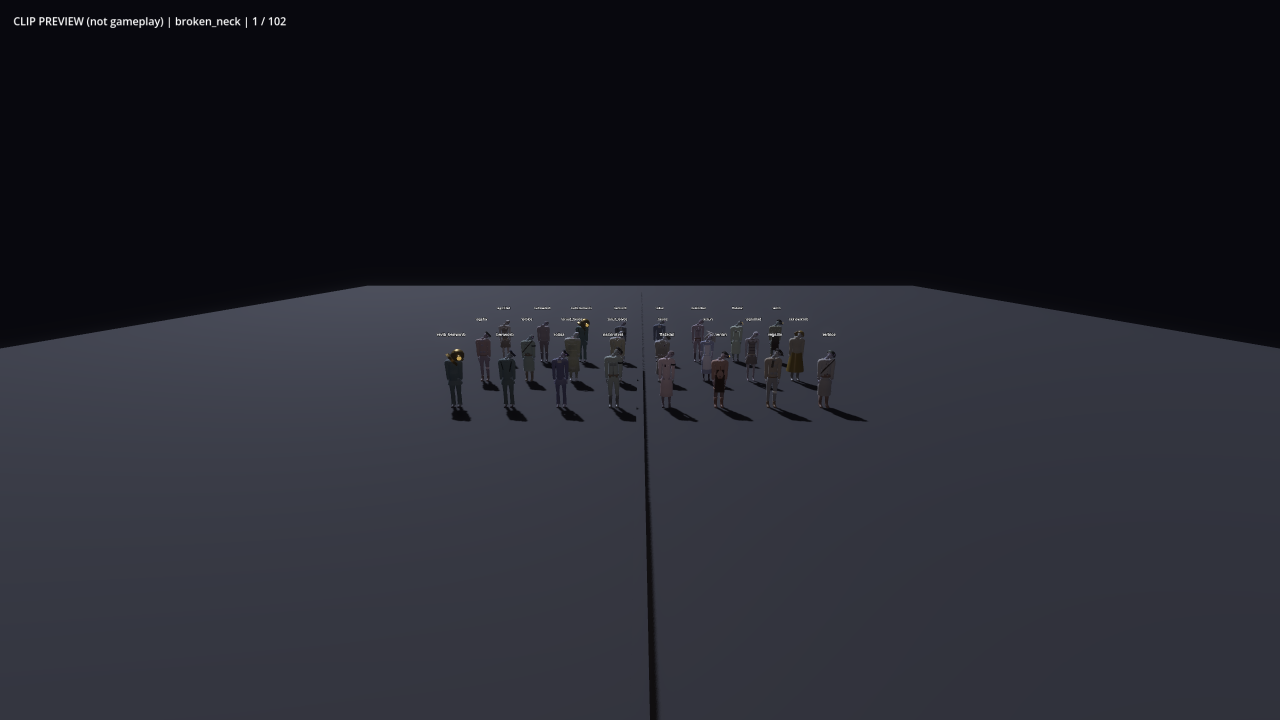
#> input picture docs/captures/before/clip_000_broken_neck.png, 2560 x 1440 px (shown at 1/2 size)
$ python -i post_frames.py   (imports and definitions only)
#> lines starting #> are read from the running program, lines starting #| are printed output that depends on the picture
#> further down, picture is the input picture: PIL image 2560x1440 RGB; mean R, G, B 35, 36.1, 44.5
#!/usr/bin/env python3
"""UPDATE 12 section 2 (DECISIONS T-208): files the post-stack captures.

tools/look/post_frames.sh renders the u12_look and u12_post camera sets (and the readability frames) twice into
<dir>/_before/*.png (--look=off: the U11 game) and <dir>/_after/*.png (the grade, the post stack, the material pass,
the darker nights). This writes <dir>/<name>_before.jpg / <name>_after.jpg (1280 px wide, JPEG, at most 400 KB each)
and <dir>/sheet.jpg (every pair side by side, before left), and prints each frame's mean luma and the share of
saturated pixels (the bible's value and accent checks). Pure file work: no Godot here.

    python -I tools/look/post_frames.py docs/look/post [--cap-kb 400] [--keep-raw]
"""
import argparse
import os
import shutil
import sys

from PIL import Image, ImageDraw, ImageStat


# [5 lines left out: function save_jpg, not called in this run]


def stats(img: Image.Image) -> str:
    small = img.resize((320, round(img.height * 320 / img.width)))
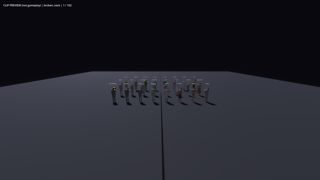
#> small: PIL image 320x180 RGB; mean R, G, B 35, 36.1, 44.5
    luma = ImageStat.Stat(small.convert("L")).mean[0]
#> luma = 36.96
    hsv = small.convert("HSV")
#> hsv: PIL image 320x180 HSV; mean H, S, V 165.8, 72.1, 44.5
    px = list(hsv.get_flattened_data() if hasattr(hsv, 'get_flattened_data') else hsv.getdata())
#> px = 57600 items
    sat = sum(1 for h, s, v in px if s > 128 and v > 40) / max(1, len(px))
#> sat = 5.21e-05
    violet = sum(1 for h, s, v in px if s > 128 and v > 40 and 175 <= h <= 205) / max(1, len(px))
#> violet = 0
    return f"mean luma {luma:5.1f}, saturated {sat * 100:4.1f}%, violet {violet * 100:4.1f}%"


# [51 lines left out: function main, not called in this run]


# [2 lines not run here, left out]

>>> from PIL import Image
>>> picture = Image.open('../../docs/captures/before/clip_000_broken_neck.png')
>>> result = stats(picture)
